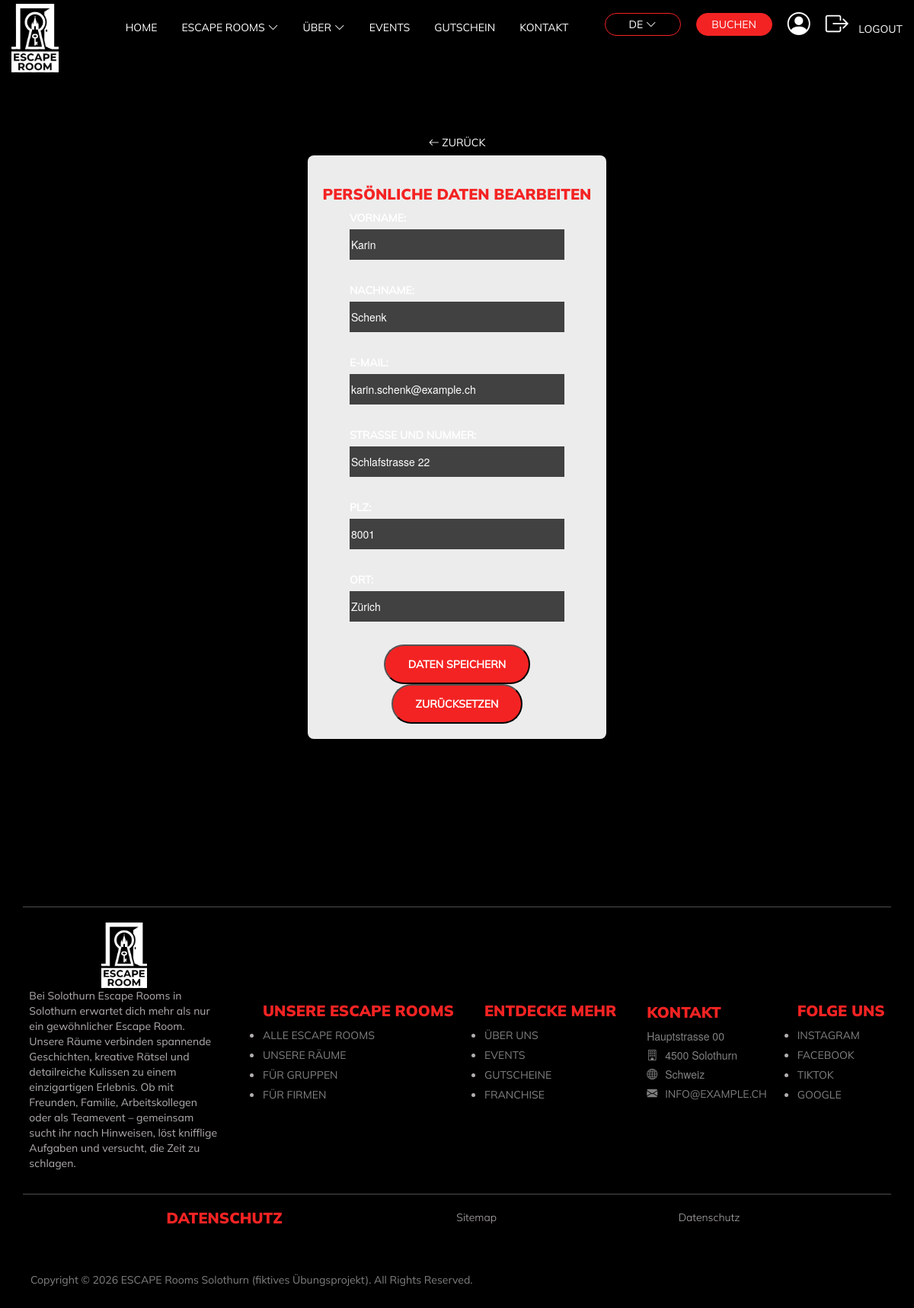
Page /pages/logindaten-bearbeiten.php (signed in) on the committed database.
### tables this page shows
CREATE TABLE `kunden_profile` (
  `id` int(11) NOT NULL AUTO_INCREMENT,
  `email` varchar(255) NOT NULL,
  `vorname` varchar(255) NOT NULL,
  `nachname` varchar(255) NOT NULL,
  `strasse` varchar(255) NOT NULL,
  `plz` varchar(10) NOT NULL,
  `ort` varchar(255) NOT NULL,
  PRIMARY KEY (`id`)
);

### includes/helpers.php (called while the page is built, shortened)
<?php
function e($wert){
    return htmlspecialchars((string)$wert, ENT_QUOTES, 'UTF-8');
}
?>

### pages/logindaten-bearbeiten.php (the view, shortened to what this page needs)
<?php
include_once('../includes/db.php');
$email = $vorname = $nachname = $adresse = $plz = $ort = '';
$nachnameErr = $vornameErr = $emailErr = $adresseErr = $ortErr = $plzErr = $formErr = '';
$kundenId = $_SESSION['kunden_id'];
if ($_SERVER['REQUEST_METHOD'] == 'POST') {
    $vorname = putzen($_POST['vorname'] ?? '');
    $nachname = putzen($_POST['nachname'] ?? '');
    $email = putzen($_POST['email'] ?? '');
    $adresse = putzen($_POST['adresse'] ?? '');
    $plz = putzen($_POST['plz'] ?? '');
    $ort = putzen($_POST['ort'] ?? '');
    if (!csrf_pruefen()) {
        $formErr = "Das Formular ist abgelaufen. Bitte lade die Seite neu und versuche es noch einmal.";
    }
    if(!empty($vorname)){
        if (!ist_gueltiger_name($vorname)) {
            $vornameErr = "Gib einen gültigen Namen ein.";
        }
    }else{
        $vornameErr = "Dieses Feld darf nicht leer sein.";
    }
    if(!empty($nachname)){
         if (!ist_gueltiger_name($nachname)) {
            $nachnameErr = "Gib einen gültigen Namen ein.";
        }
    }else{
        $nachnameErr = "Dieses Feld darf nicht leer sein.";
    }
    if(!empty($ort)){
        if (!ist_gueltiger_name($ort)) {
            $ortErr = "Gib einen gültigen Ort ein.";
        }
    }else{
        $ortErr = "Dieses Feld darf nicht leer sein.";
    }
    if(!empty($email)){
        if (!filter_var($email, FILTER_VALIDATE_EMAIL)) {
            $emailErr = "Bitte gib eine gültige E-Mail-Adresse ein.";
        } else {
            $sqlCheck = "SELECT id FROM kunden_profile WHERE email = ? AND id != ?";
            $stmtCheck = mysqli_prepare($conn, $sqlCheck);
            mysqli_stmt_bind_param($stmtCheck, "si", $email, $kundenId);
            mysqli_stmt_execute($stmtCheck);
            $resultCheck = mysqli_stmt_get_result($stmtCheck);
            if (mysqli_num_rows($resultCheck) > 0) {
                $emailErr = "Diese E-Mail-Adresse wird bereits verwendet.";
            }
            mysqli_stmt_close($stmtCheck);
        }
    } else {
        $emailErr = "Dieses Feld darf nicht leer sein.";
    }
    if (!empty($adresse)) {
        if (!preg_match('/^.+\s+\d+[a-zA-Z]?$/u', $adresse)) {
            $adresseErr = "Bitte gib Strasse und Hausnummer ein.";
        }
    } else {
        $adresseErr = "Dieses Feld darf nicht leer sein.";
    }
    if (!empty($plz)) {
        if (!preg_match('/^[1-9][0-9]{3}$/', $plz)) {
            $plzErr = "Bitte gib eine gültige Postleitzahl ein.";
        }
    } else {
        $plzErr = "Dieses Feld darf nicht leer sein.";
    }
    if(empty($formErr) && empty($ortErr) && empty($plzErr) && empty($adresseErr) && empty($emailErr) && empty($nachnameErr) && empty($vornameErr)){
        $sql = "UPDATE kunden_profile
                SET email = ?,
                    vorname = ?,
                    nachname = ?,
                    strasse = ?,
                    plz = ?,
                    ort = ?
                WHERE id = ?";
        $stmt = mysqli_prepare($conn, $sql);
        mysqli_stmt_bind_param($stmt, "ssssssi", $email, $vorname, $nachname, $adresse, $plz, $ort, $kundenId);
        $successProfil = mysqli_stmt_execute($stmt);
        mysqli_stmt_close($stmt);
        if($successProfil){
            header("Location: willkommen.php?succeed");
            exit;
        } else {
            header("Location: logindaten-bearbeiten.php?f1");
            exit;
        }
    }
} else {
    $sqlLoad = "SELECT email, vorname, nachname, strasse, plz, ort
                FROM kunden_profile
                WHERE id = ?";
    $stmtLoad = mysqli_prepare($conn, $sqlLoad);
    mysqli_stmt_bind_param($stmtLoad, "i", $kundenId);
    mysqli_stmt_execute($stmtLoad);
    $resultLoad = mysqli_stmt_get_result($stmtLoad);
    if ($row = mysqli_fetch_assoc($resultLoad)) {
        $email = $row['email'] ?? '';
        $vorname = $row['vorname'] ?? '';
        $nachname = $row['nachname'] ?? '';
        $adresse = $row['strasse'] ?? '';
        $plz = $row['plz'] ?? '';
        $ort = $row['ort'] ?? '';
    }
}
?>
<!DOCTYPE html>
<html lang="de">
<head>
    <link rel="stylesheet" href="https://cdn.jsdelivr.net/npm/bootstrap@3.3.7/dist/css/bootstrap.min.css">
    <link rel="stylesheet" href="https://cdn.jsdelivr.net/npm/bootstrap-icons@1.13.1/font/bootstrap-icons.min.css">
    <link rel="stylesheet" type="text/css" href="../css/style.css">
    <link rel="stylesheet" type="text/css" href="../css/willkommen.css">
</head>
<body>
    <?php include('../components/nav.php'); ?>
    <main>
          <a href="javascript:history.back()" class="zurueck btn btn-outline-secondary">
            <i class="bi bi-arrow-left"></i>
            Zurück
           </a>
        <div>
            <section id="bearbeiten-main">
                <h3>Persönliche Daten bearbeiten</h3>
                <form action="" method="POST">
                    <div>
                        <label for="vorname">Vorname:</label>
                        <input type="text" id="vorname" name="vorname" value="<?= e($vorname) ?>" required>
                    </div>
                    <div>
                        <label for="nachname">Nachname:</label>
                        <input type="text" id="nachname" name="nachname" value="<?= e($nachname) ?>" required>
                    </div>
                    <div>
                        <label for="email">E-Mail:</label>
                        <input type="email" id="email" name="email" value="<?= e($email) ?>" required>
                    </div>
                    <div>
                        <label for="adresse">Strasse und Nummer:</label>
                        <input type="text" id="adresse" name="adresse" value="<?= e($adresse) ?>" required>
                    </div>
                    <div>
                        <label for="plz">PLZ:</label>
                        <input type="text" inputmode="numeric" id="plz" name="plz" value="<?= e($plz) ?>" required>
                    </div>
                    <div>
                        <label for="ort">Ort:</label>
                        <input type="text" id="ort" name="ort" value="<?= e($ort) ?>" required>
                    </div>
                    <button type="submit">Daten speichern</button>
                    <button type="reset">Zurücksetzen</button>
                </form>
            </section>
        </div>
    </main>
    <?php include('../components/footer.php'); ?>
</body>
</html>

### css/style.css (style rules this page uses)
html { box-sizing: border-box; }
*, *:after, *:before { box-sizing: inherit; }
body { min-block-size: 100dvh; background-color: rgb(0, 0, 0); color: white; }
:root { --akzentRot: rgb(244, 35, 35); }
a, p, label, button { font-family: "MulishRegular", sans-serif; color: white; }
a, button, label, h3, h1 { text-transform: uppercase; }
h3 { color: var(--akzentRot); font-family: MulishBlack; font-size: clamp(1.75rem, 3vw + 1rem, 2rem); }
a { font-size: clamp(1rem, 1vw + 0.6rem, 1.4rem); }
i { font-size: clamp(0.6rem, 2vw + 0.6rem, 1.4rem); }
form { display: flex; flex-direction: column; align-items: center; width: 100%; }
form div { margin-bottom: 2rem; width: 80%; max-width: 900px; display: flex; flex-direction: column; }
form div input, form input { width: 100%; min-width: 0; height: 4rem; margin-bottom: 1rem; box-sizing: border-box; background-color: rgb(65, 65, 65); border: none; color: white; }
button { background-color: var(--akzentRot); color: white; padding: 14px 30px; text-align: center; border-radius: 26px; font-weight:bold; }
.zurueck { position: relative; }
main { margin-top: 7rem; display: flex; align-items: center; padding-bottom: 5rem; flex-direction: column; }

### rows in the picture
kunden_profile: vorname "Karin", nachname "Schenk", email "karin.schenk@example.ch", adresse "Schlafstrasse 22", plz "8001", ort "Zürich"
